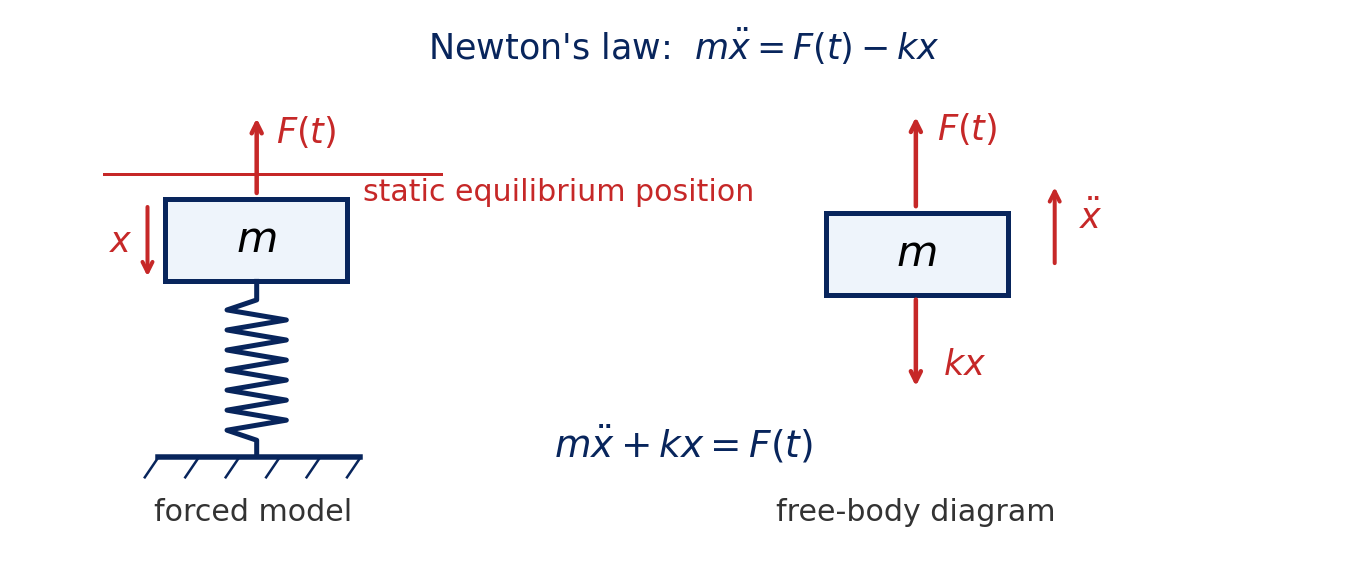

Write the Python code that produced this figure.
#!/usr/bin/env python3
"""Figure: forced SDOF model and free-body diagram."""

from __future__ import annotations

from plot_helpers import NAVY, RED, configure_matplotlib_cache


configure_matplotlib_cache()
import matplotlib.pyplot as plt
from matplotlib.patches import Rectangle


def draw_ground(ax, x0, x1, y):
    ax.plot([x0, x1], [y, y], color=NAVY, linewidth=2.2)
    for i in range(6):
        x = x0 + (x1 - x0) * i / 5
        ax.plot([x, x - 0.10], [y, y - 0.15], color=NAVY, linewidth=1.0)


def draw_vertical_spring(ax, x, y_top, y_bottom, width=0.22, turns=6):
    xs = [x, x]
    ys = [y_top, y_top - 0.14]
    coil_top = y_top - 0.14
    coil_bottom = y_bottom + 0.10
    for i in range(turns * 2 + 1):
        ys.append(coil_top - (i + 1) * (coil_top - coil_bottom) / (turns * 2 + 2))
        xs.append(x + width * (-1 if i % 2 == 0 else 1))
    xs.extend([x, x])
    ys.extend([coil_bottom, y_bottom])
    ax.plot(xs, ys, color=NAVY, linewidth=2.0)


fig, ax = plt.subplots(figsize=(7.6, 3.2))
ax.set_xlim(0, 10)
ax.set_ylim(0, 4.2)
ax.axis("off")

# Physical model measured from static equilibrium.
ax.add_patch(Rectangle((1.15, 2.15), 1.35, 0.62, facecolor="#eef4fb", edgecolor=NAVY, linewidth=2.0))
ax.text(1.83, 2.46, r"$m$", ha="center", va="center", fontsize=17)
draw_vertical_spring(ax, 1.83, 2.15, 0.85)
draw_ground(ax, 1.10, 2.60, 0.82)

ax.annotate("", xy=(1.83, 3.42), xytext=(1.83, 2.78), arrowprops=dict(arrowstyle="->", color=RED, linewidth=1.8))
ax.text(1.97, 3.28, r"$F(t)$", color=RED, fontsize=14, va="center")
ax.annotate("", xy=(1.02, 2.15), xytext=(1.02, 2.75), arrowprops=dict(arrowstyle="->", color=RED, linewidth=1.6))
ax.text(0.82, 2.45, r"$x$", color=RED, fontsize=14, ha="center", va="center")
ax.plot([0.70, 3.20], [2.96, 2.96], color=RED, linewidth=1.2)
ax.text(2.62, 2.82, "static equilibrium position", color=RED, fontsize=12, va="center")
ax.text(1.80, 0.34, "forced model", ha="center", fontsize=12, color="#333333")

# Free-body diagram.
ax.add_patch(Rectangle((6.05, 2.05), 1.35, 0.62, facecolor="#eef4fb", edgecolor=NAVY, linewidth=2.0))
ax.text(6.72, 2.36, r"$m$", ha="center", va="center", fontsize=17)
ax.annotate("", xy=(6.72, 3.43), xytext=(6.72, 2.68), arrowprops=dict(arrowstyle="->", color=RED, linewidth=1.8))
ax.text(6.88, 3.30, r"$F(t)$", color=RED, fontsize=14, va="center")
ax.annotate("", xy=(6.72, 1.32), xytext=(6.72, 2.05), arrowprops=dict(arrowstyle="->", color=RED, linewidth=1.8))
ax.text(6.92, 1.52, r"$kx$", color=RED, fontsize=14, va="center")
ax.annotate("", xy=(7.75, 2.90), xytext=(7.75, 2.25), arrowprops=dict(arrowstyle="->", color=RED, linewidth=1.6))
ax.text(7.93, 2.63, r"$\ddot{x}$", color=RED, fontsize=14, va="center")
ax.text(6.72, 0.34, "free-body diagram", ha="center", fontsize=12, color="#333333")

ax.text(5.0, 3.82, r"Newton's law:  $m\ddot{x}=F(t)-kx$", ha="center", fontsize=14, color=NAVY)
ax.text(5.0, 0.82, r"$m\ddot{x}+kx=F(t)$", ha="center", fontsize=15, color=NAVY)

fig.tight_layout(pad=0.4)
fig.savefig("scripts/lecture3_forced_fbd.png", dpi=180)
plt.close(fig)
